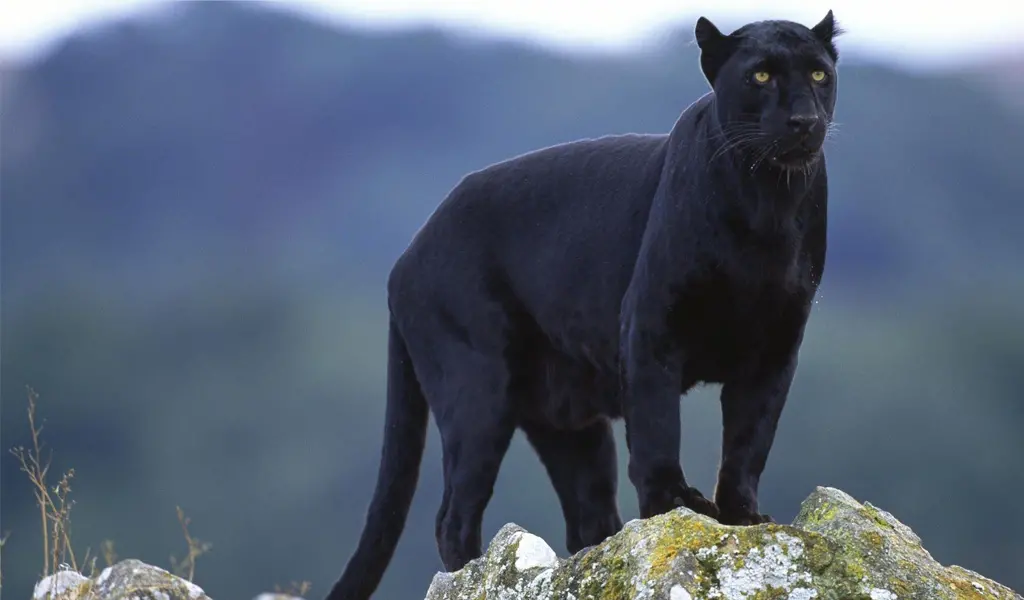
#> input picture task1/photos/puma.png, 1024 x 600 px
$ python transformations.py
#> lines starting #> are read from the running program, lines starting #| are printed output that depends on the picture
"""we can use an Affine Transformation to express:
Rotations (linear transformation)
Translations (vector addition)
Scale operations (linear transformation)
"""


"""translation, define translation function"""

import cv2 as cv
import numpy as np


def translate (img, x, y) :
    transMat = np.float32([[1,0, x], [0, 1, y]])
    print(transMat)
    dimensions = (img.shape[1]*2, img.shape[0])
    return cv.warpAffine(img, transMat, dimensions)

img=cv.imread("photos/puma.png")
#> img is the input picture: shape (600, 1024, 3); mean B, G, R 116.1, 97.5, 85.4
(height, width) = img.shape[:2]
#> height = 600; width = 1024

print("tuple:",(height, width))
#| tuple: (600, 1024)
height= img.shape[0]
width = img.shape[1]
print("rows:", height)
#| rows: 600
print("columns:", width)
#| columns: 1024


translated= translate(img,-300,100)
#> in translate, `return cv.warpAffine(img, transMat, dimensions)`:
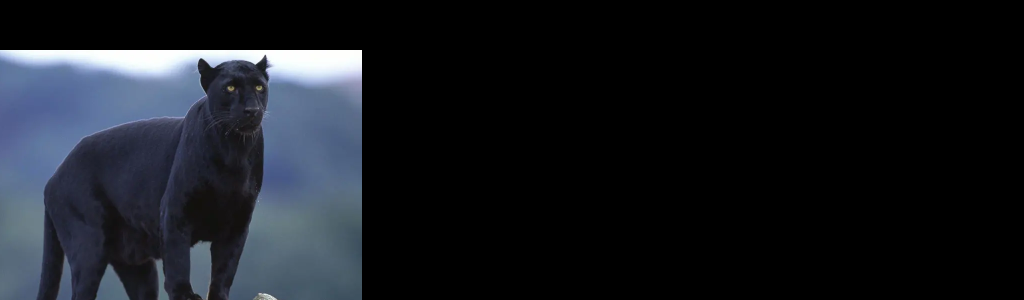
#> returned value: shape (600, 2048, 3) (shown at 1/2 size); mean of channels 0, 1, 2 32.5, 26.7, 23.4; drawn as B, G, R
cv.imshow("translated", translated)


"""rotation"""

def rotation(img, angle,rotPoint=None):
#> called with angle = 30
    height, width = img.shape[0], img.shape[1]
#> height = 600; width = 1024
    #here we use numpy
    if rotPoint is None:
        rotPoint = (width//2, height//2)
#> rotPoint = (512, 300)

    rotMat = cv. getRotationMatrix2D(rotPoint, angle, 1.0)
    dimensions = (width, height)
#> dimensions = (1024, 600)
    #opencv uses (width, height) here we use opencv
    return cv. warpAffine(img, rotMat, dimensions)
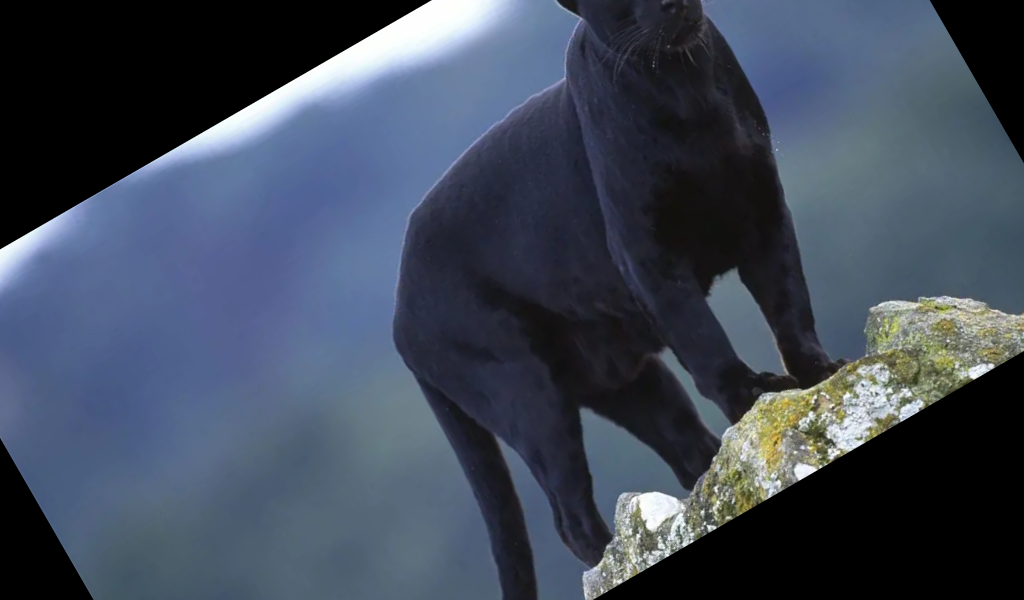
#> returned value: shape (600, 1024, 3); mean of channels 0, 1, 2 88.8, 73.3, 63.7; drawn as B, G, R

rotated= rotation(img,30)
cv.imshow("rotated",rotated)


"""resize"""
resized = cv.resize(img, (50,50), interpolation=cv.INTER_LINEAR)
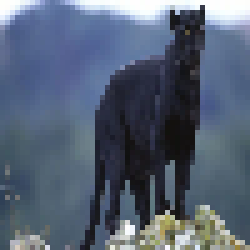
#> resized: shape (50, 50, 3) (shown 5 times larger); mean B, G, R 116.5, 97.7, 85.5
cv.imshow("Resized", resized)

"""filp"""
flipped= cv.flip(img,-1)
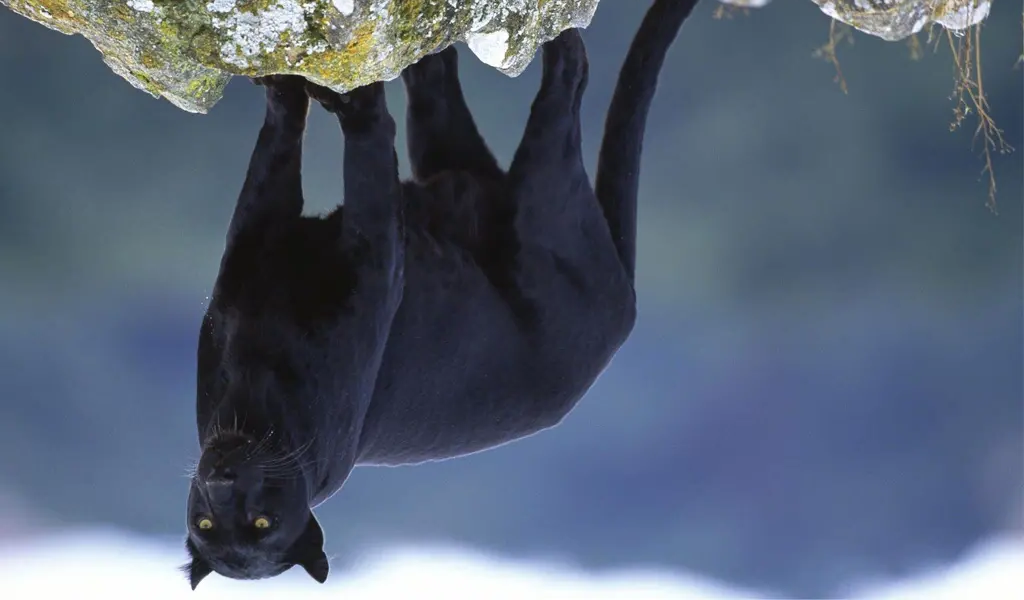
#> flipped: shape (600, 1024, 3); mean B, G, R 116.1, 97.5, 85.4
cv.imshow("flipped", flipped)

"""crop"""
cropped= img[:300,400:800]
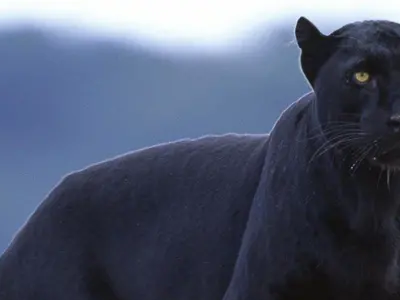
#> cropped: shape (300, 400, 3); mean B, G, R 111, 89.6, 80.6
cv.imshow("cropped", cropped)

cv.waitKey(0)
cv.destroyAllWindows()
